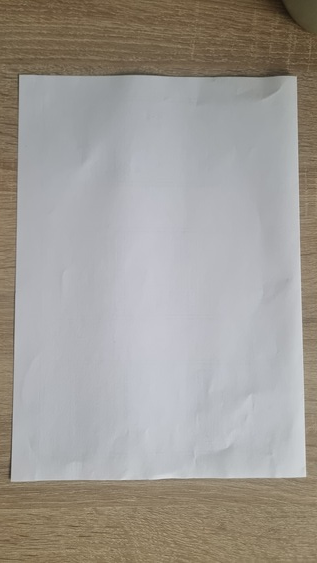
#> input picture 3-Ing-Informatica/1-Cuatrimestre/computer-graphics-image-processing/ip-lab4/white.jpg, 317 x 563 px
$ python assignment.py
#> lines starting #> are read from the running program, lines starting #| are printed output that depends on the picture; after the words box and inside, x2 and y2 are one past the last pixel; in counts of white or black regions, pixels touching at a corner belong together
import math
import cv2 as cv
import numpy as np
import itertools

def find_intersection(line1, line2):
    """Find the intersection point of two lines given in Hough space."""
    rho1, theta1 = line1
    rho2, theta2 = line2
    A = np.array([
        [np.cos(theta1), np.sin(theta1)],
        [np.cos(theta2), np.sin(theta2)]
    ])
    B = np.array([rho1, rho2])
    try:
        intersection = np.linalg.solve(A, B)
        return tuple(intersection.astype(int))
    except np.linalg.LinAlgError:
        return None

def calculate_angle(theta1, theta2):
    """Calculate the angle between two lines."""
    angle = abs(theta1 - theta2)
    return min(angle, abs(math.pi - angle))  # Normalize angle to [0, π/2]

def order_points(points):
    """Order points in top-left, top-right, bottom-right, bottom-left order."""
    points = sorted(points, key=lambda p: (p[1], p[0]))  # Sort by y, then x
    top_two = sorted(points[:2], key=lambda p: p[0])      # Top-left, top-right
    bottom_two = sorted(points[2:], key=lambda p: p[0])   # Bottom-left, bottom-right
    return [top_two[0], top_two[1], bottom_two[1], bottom_two[0]]

# Load the image in grayscale
img = cv.imread('white.jpg')
#> img is the input picture: shape (563, 317, 3); mean B, G, R 150.2, 155.8, 160.1
img_gray = cv.imread('white.jpg', 0)
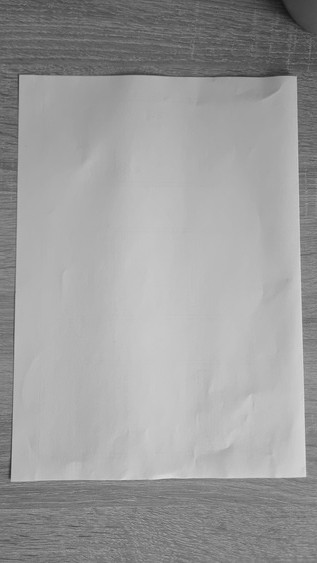
#> img_gray: shape (563, 317); min 21, max 223, mean 156.4
cv.imshow('Original grayscale image', img_gray)
cv.waitKey(0)

# Apply Gaussian blur to reduce noise
blurred = cv.GaussianBlur(img_gray, (5, 5), 0)

# Use Canny edge detection
edges = cv.Canny(blurred, 50, 200, apertureSize=3)
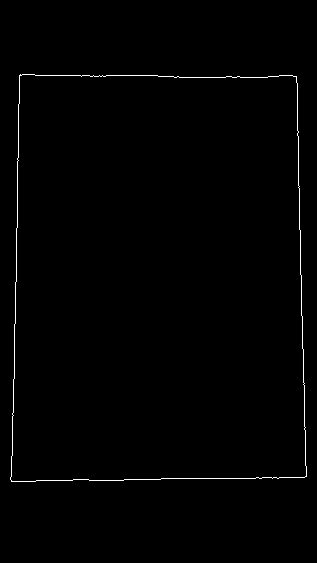
#> edges: shape (563, 317); 0.77% white in thin lines or dots, all inside (x1, y1, x2, y2) = (10, 74, 307, 482)
cv.imshow('Edges', edges)
cv.waitKey(0)

# Convert edges to BGR for visualization
cdst = cv.cvtColor(edges, cv.COLOR_GRAY2BGR)

# Apply the Hough Line Transform
lines = cv.HoughLines(edges, 1, np.pi / 180, 100, None, 0, 0)
#> lines = [[20, 0.0175], [-295, 3.12], [482, 1.55], [75, 1.57], [-290, 3.11], [73, 1.59], [478, 1.57]]

# Check if lines were detected
if lines is not None:
    # Draw the detected lines
    for i in range(0, len(lines)):
        rho = lines[i][0][0]
        theta = lines[i][0][1]
        a = math.cos(theta)
        b = math.sin(theta)
        x0 = a * rho
        y0 = b * rho
        pt1 = (int(x0 + 1000 * (-b)), int(y0 + 1000 * (a)))
        pt2 = (int(x0 - 1000 * (-b)), int(y0 - 1000 * (a)))
        cv.line(cdst, pt1, pt2, (0, 0, 255), 2, cv.LINE_AA)
#> this loop made 7 passes
#> (rho, theta, a, b, x0, y0, pt1, pt2) on passes 1 to 7: (20, 0.0175, 1, 0.0175, 20, 0.349, (2, 1000), (37, -999)), (-295, 3.12, -1, 0.0175, 295, -5.15, (277, -1004), (312, 994)), (482, 1.55, 0.0175, 1, 8.41, 481.9, (-991, 499), (1008, 464)), (75, 1.57, -4.37e-08, 1, -3.28e-06, 75, (-1000, 74), (999, 75)), (-290, 3.11, -0.999, 0.0349, 289.8, -10.12, (254, -1009), (324, 989)), (73, 1.59, -0.0175, 1, -1.27, 72.99, (-1001, 55), (998, 90)), (478, 1.57, -4.37e-08, 1, -2.09e-05, 478, (-1000, 477), (999, 478))
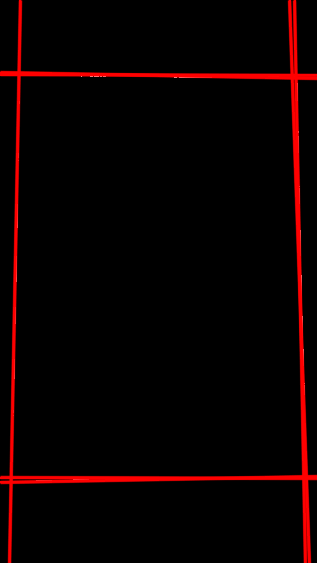
#> cdst: shape (563, 317, 3); mean B, G, R 0.1, 0.1, 11.6

    # Find intersections between line pairs and validate angles
    intersections = []
    for line1, line2 in itertools.combinations(lines, 2):
        rho1, theta1 = line1[0]
        rho2, theta2 = line2[0]
        angle = calculate_angle(theta1, theta2)
        if 1.2 < angle < 1.9:  # Filter for angles close to 90° (π/2 radians ± tolerance)
            intersection = find_intersection((rho1, theta1), (rho2, theta2))
            if intersection:
                intersections.append(intersection)
#> this loop made 21 passes
#> (angle, A in find_intersection, B in find_intersection, intersection) on passes 2, 3, 5, 6, 7, 8, 10: (1.54, [[1, 0.0175], [0.0175, 1]], [20, 482], (11, 481)), (1.55, [[1, 0.0175], [-4.37e-08, 1]], [20, 75], (18, 75)), (1.57, [[1, 0.0175], [-0.0175, 1]], [20, 73], (18, 73)), (1.55, [[1, 0.0175], [-4.37e-08, 1]], [20, 478], (11, 478)), (1.57, [[-1, 0.0175], [0.0175, 1]], [-295, 482], (303, 476)), (1.55, [[-1, 0.0175], [-4.37e-08, 1]], [-295, 75], (296, 75)), (1.54, [[-1, 0.0175], [-0.0175, 1]], [-295, 73], (296, 78))
#> angle on passes 1, 4, 9, 12, 14, 15: 0.0349, 0.0524, 0.0175, 0.0175, 0.0349, 0.0175
#> after the loop, intersections = [(11, 481), (18, 75), (18, 73), (11, 478), (303, 476), (296, 75), (296, 78), (303, 478), (306, 476), (292, 75), (292, 78), (306, 478)]

    # Filter intersections to retain only those within image bounds
    height, width = img_gray.shape
#> height = 563; width = 317
    filtered_intersections = [
        point for point in intersections
        if 0 <= point[0] <= width and 0 <= point[1] <= height
    ]
#> filtered_intersections has the same summary as intersections

    # Cluster points to ensure only one point per corner
    clustered_points = []
    for point in filtered_intersections:
        cv.circle(cdst, point, 5, (0, 255, 0), -1)
        cv.circle(img, point, 5, (0, 255, 0), -1)
        if not any(np.linalg.norm(np.array(point) - np.array(clustered_point)) < 20 for clustered_point in clustered_points):
            clustered_points.append(point)
#> this loop made 12 passes
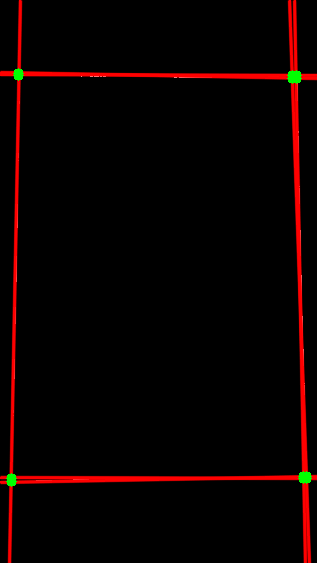
#> cdst: shape (563, 317, 3); 0.28% of pixels changed, all inside (x1, y1, x2, y2) = (6, 68, 312, 487)
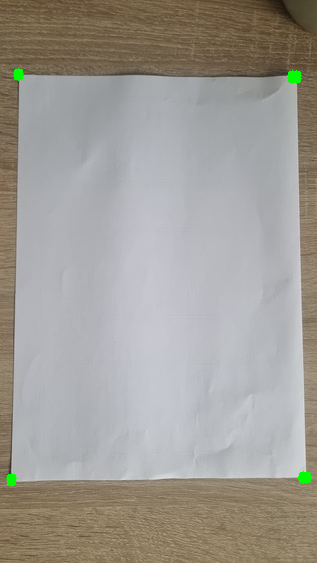
#> img: shape (563, 317, 3); 0.28% of pixels changed, all inside (x1, y1, x2, y2) = (6, 68, 312, 487)
#> after the loop, clustered_points = [(11, 481), (18, 75), (303, 476), (296, 75)]

    # Ensure exactly 4 points are detected
    if len(clustered_points) == 4:
        # Order the points for perspective transformation
        ordered_points = order_points(clustered_points)
#> in order_points, `points = sorted(points, key=lambda p: (p[1], p[0]))`: points = [(18, 75), (296, 75), (303, 476), (11, 481)]
#> in order_points, `top_two = sorted(points[:2], key=lambda p: p[0])`: top_two = [(18, 75), (296, 75)]
#> in order_points, `bottom_two = sorted(points[2:], key=lambda p: p[0])`: bottom_two = [(11, 481), (303, 476)]
#> ordered_points = [(18, 75), (296, 75), (303, 476), (11, 481)]

        # Define the destination points for the A4 document
        dst_width, dst_height = 595, 842  # A4 size in pixels at 72 DPI
        dst_points = np.array([
            [0, 0],
            [dst_width - 1, 0],
            [dst_width - 1, dst_height - 1],
            [0, dst_height - 1]
        ], dtype="float32")

        # Compute the perspective transformation matrix
        src_points = np.array(ordered_points, dtype="float32")
#> src_points = [[18, 75], [296, 75], [303, 476], [11, 481]]
        M = cv.getPerspectiveTransform(src_points, dst_points)
#> M = [[2.13, 0.0367, -41.09], [-2.11e-16, 2.2, -164.6], [-4.26e-05, 0.000125, 1]]

        # Apply the perspective transformation
        warped = cv.warpPerspective(img, M, (dst_width, dst_height))
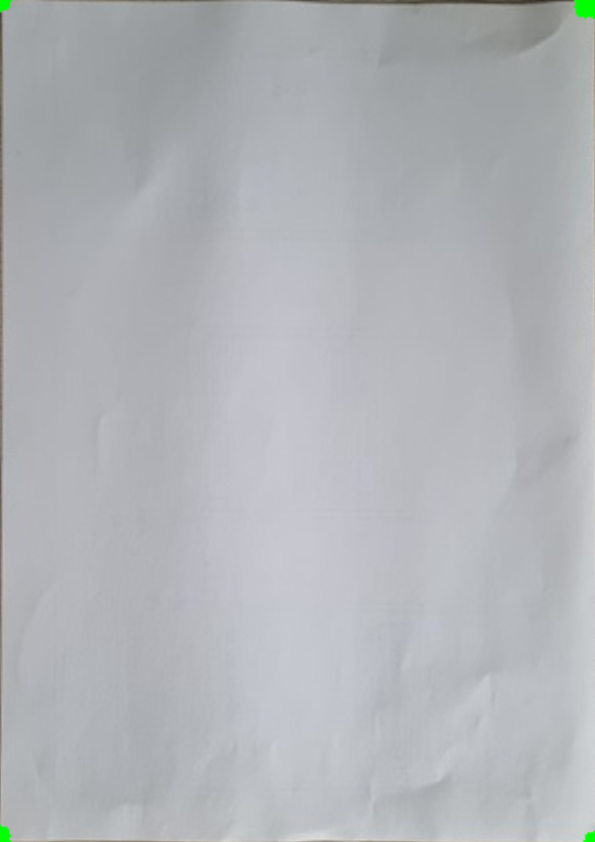
#> warped: shape (842, 595, 3); mean B, G, R 183.6, 179.5, 177.1

        # Display the result
        cv.imshow("Warped Image", warped)
        cv.waitKey(0)

cv.imshow("Detected Lines and Valid Corners", cdst)
cv.imshow("Detected Corners", img)
cv.waitKey(0)

# Close all windows
cv.destroyAllWindows()

$ run again, with 3-Ing-Informatica/1-Cuatrimestre/computer-graphics-image-processing/ip-lab4/paper.jpg copied over 3-Ing-Informatica/1-Cuatrimestre/computer-graphics-image-processing/ip-lab4/white.jpg
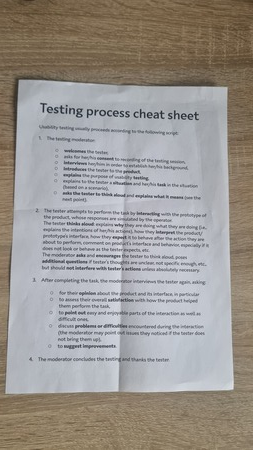
#> input picture 3-Ing-Informatica/1-Cuatrimestre/computer-graphics-image-processing/ip-lab4/paper.jpg, 253 x 450 px
#> img is the input picture: shape (450, 253, 3); mean B, G, R 145.3, 150.3, 155.2
#> `edges = cv.Canny(blurred, 50, 200, apertureSize=3)`:
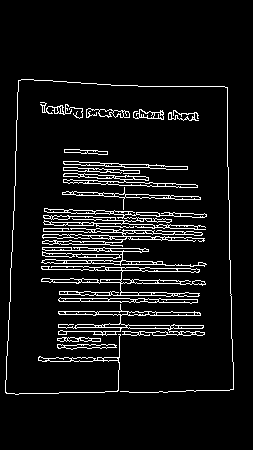
#> edges: shape (450, 253); 7.3% white in thin lines or dots, all inside (x1, y1, x2, y2) = (5, 79, 234, 395)
#> lines = 28 rows, first 8: [-225, 3.12], [268, 1.59], [25, 0.0524], [265, 1.59], [131, 0.0349], [21, 0.0349], [125, 0.0175], [222, 1.61]
#> the loop `for i in range(0, len(lines)):` made 28 passes
#> (rho, theta, a, b, x0, y0, pt1, pt2) on passes 1 to 6: (-225, 3.12, -1, 0.0175, 225, -3.93, (207, -1003), (242, 995)), (268, 1.59, -0.0175, 1, -4.68, 268, (-1004, 250), (995, 285)), (25, 0.0524, 0.999, 0.0523, 24.97, 1.31, (-27, 999), (77, -997)), (265, 1.59, -0.0175, 1, -4.62, 265, (-1004, 247), (995, 282)), (131, 0.0349, 0.999, 0.0349, 130.9, 4.57, (96, 1003), (165, -994)), (21, 0.0349, 0.999, 0.0349, 20.99, 0.733, (-13, 1000), (55, -998))
#> the loop `for line1, line2 in itertools.combinations(lines, 2):` made 378 passes
#> (angle, A in find_intersection, B in find_intersection, intersection) on passes 1, 3, 7, 8, 9: (1.54, [[-1, 0.0175], [-0.0175, 1]], [-225, 268], (229, 272)), (1.54, [[-1, 0.0175], [-0.0175, 1]], [-225, 265], (229, 269)), (1.52, [[-1, 0.0175], [-0.0349, 0.999]], [-225, 222], (229, 230)), (1.52, [[-1, 0.0175], [-0.0349, 0.999]], [-225, 219], (228, 227)), (1.57, [[-1, 0.0175], [0.0175, 1]], [-225, 394], (231, 390))
#> the loop `for point in filtered_intersections:` made 132 passes
#> point on passes 1 to 8: (229, 272), (229, 269), (229, 230), (228, 227), (231, 390), (229, 281), (229, 284), (228, 185)
#> after the loop `for point in filtered_intersections:`:
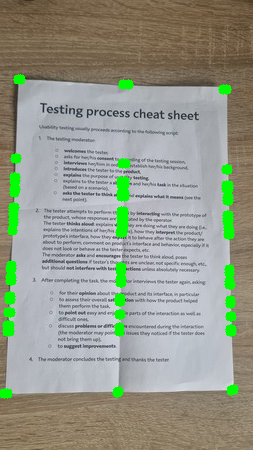
#> img: shape (450, 253, 3); 3.88% of pixels changed, all inside (x1, y1, x2, y2) = (0, 74, 239, 399)
